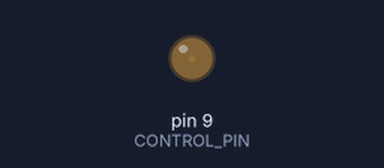
Bench run of a sketch on a simulated Arduino Uno, built with avr-gcc and run on an emulated ATmega328P. On the bench: output pins drawn as LEDs (lit = HIGH).

Above: at 0.05 s.
At 1.3 s:
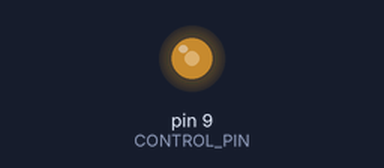
At 1.9 s:
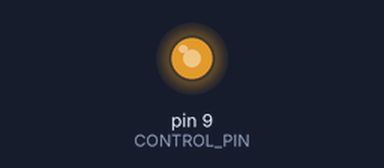
At 2.55 s:
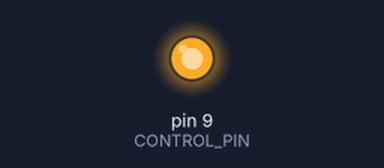
Timing chart, 0 to 5.9 s (numbered marks = the images above):
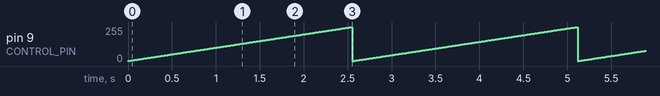

Measured:
- by itself, pin 9 (CONTROL_PIN): ramps from 0/255 to 255/255 and jumps back, once every 2.6 s

The sketch:

bonus2.ino
```cpp
#include <Arduino.h>

// 3. Измените исходную программу так, чтобы такой же результат был получен без использования операции %, но с применением условного оператора if.

#define CONTROL_PIN 9

int brightness = 0;

void setup()
{
    pinMode(CONTROL_PIN, OUTPUT);
}

void loop()
{
    brightness++;

    if (brightness == 256)
    {
        brightness = 0;
    }

    analogWrite(CONTROL_PIN, brightness);

    delay(10);
}
```
